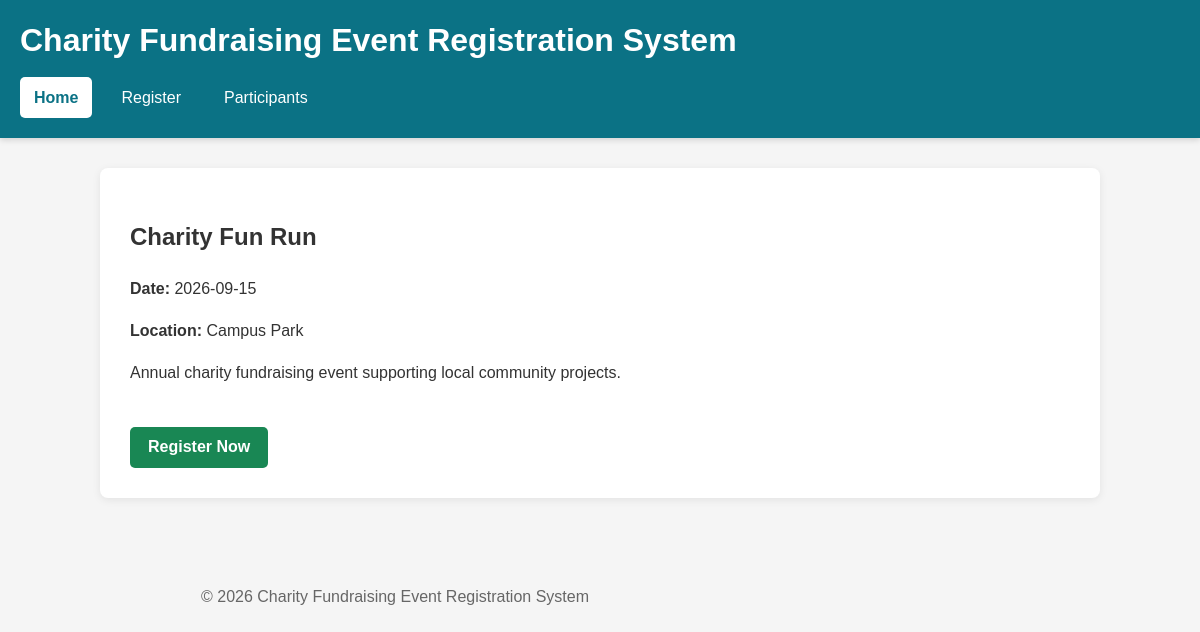
The page / on the database its author committed.
### tables this page shows
CREATE TABLE Event (
    event_id INTEGER PRIMARY KEY AUTOINCREMENT,
    event_name TEXT NOT NULL,
    event_date TEXT NOT NULL,
    location TEXT NOT NULL,
    description TEXT
);

### app.py (the view)
@app.route("/")
def home():
    connection = get_db_connection()
    event = connection.execute(
        """
        SELECT *
        FROM Event
        LIMIT 1
        """
    ).fetchone()
    connection.close()
    return render_template(
        "index.html",
        event=event,
    )

### database/db.py (called while the page is built)
def get_db_connection():
    connection = sqlite3.connect(DATABASE_PATH)
    connection.row_factory = sqlite3.Row
    connection.execute("PRAGMA foreign_keys = ON")
    return connection

### templates/index.html (shortened to what this page needs)
{% extends "base.html" %}
{% block content %}
<h2>{{ event["event_name"] }}</h2>
<p><strong>Date:</strong> {{ event["event_date"] }}</p>
<p><strong>Location:</strong> {{ event["location"] }}</p>
<p>{{ event["description"] }}</p>
<br>
<a
    href="{{ url_for('register') }}"
    class="btn btn-register">
    Register Now
</a>
{% endblock %}

### static/css/style.css (style rules this page uses)
body { font-family: Arial, sans-serif; margin: 0; background: #f5f5f5; color: #333; line-height: 1.6; }
.btn { display: inline-block; padding: 10px 18px; border: none; border-radius: 5px; text-decoration: none; color: white; font-weight: bold; cursor: pointer; transition: background-color 0.3s; margin-right: 8px; line-height: 1.3; }
.btn-register { background-color: #198754; }
p { max-width: 750px; }

### rows shown on the page
Event: event_name "Charity Fun Run", event_date "2026-09-15", location "Campus Park", description "Annual charity fundraising event supporting local community projects."
